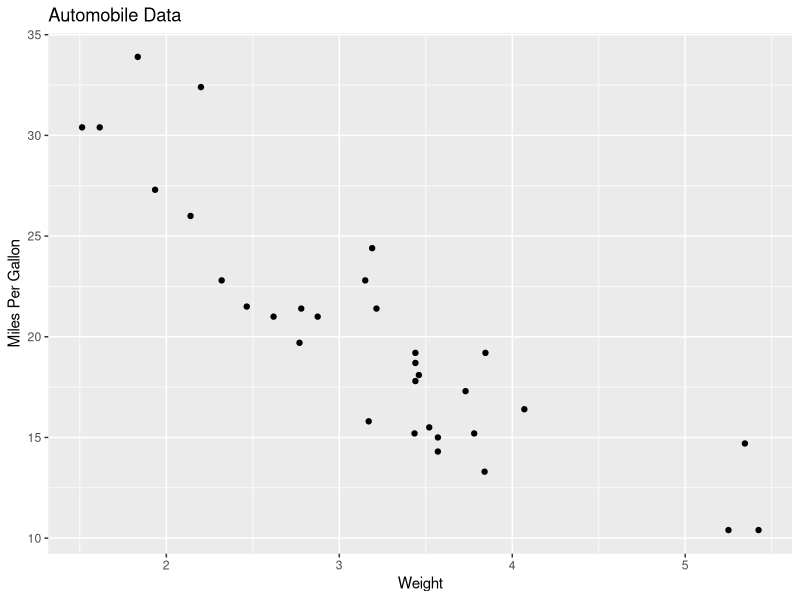
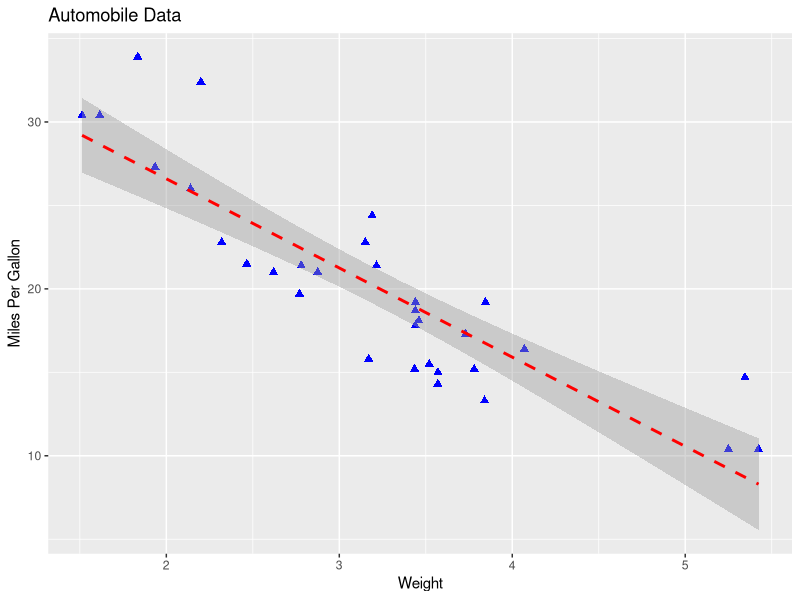
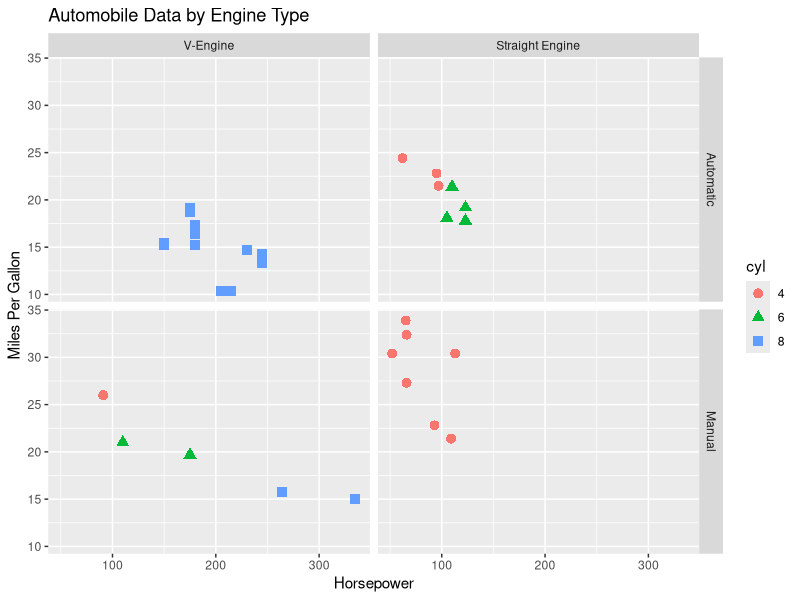
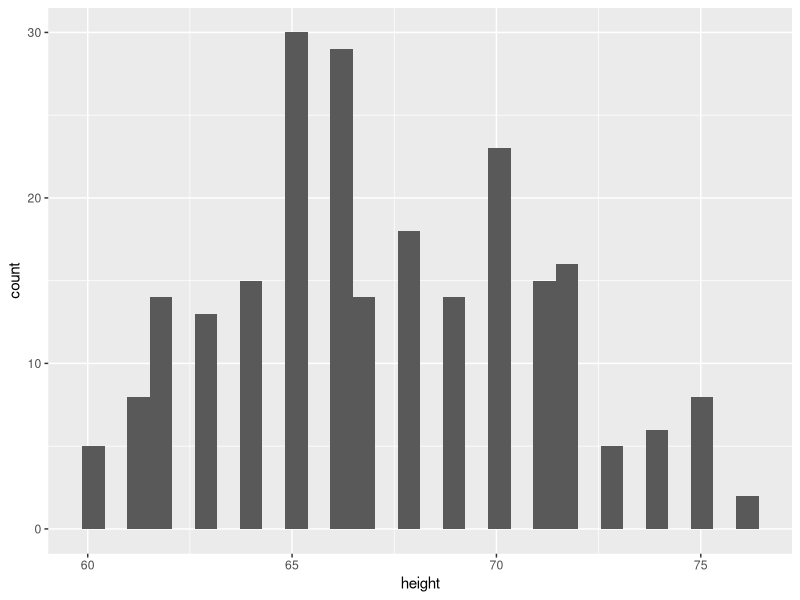
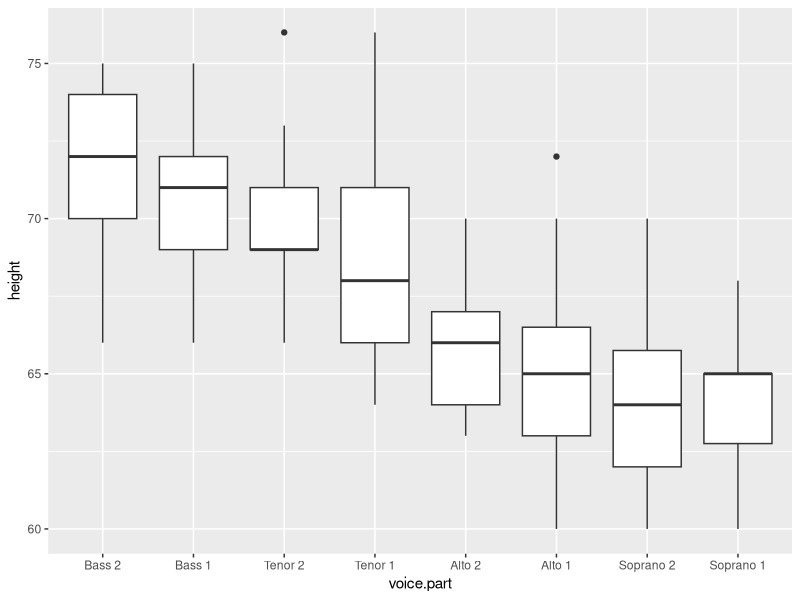
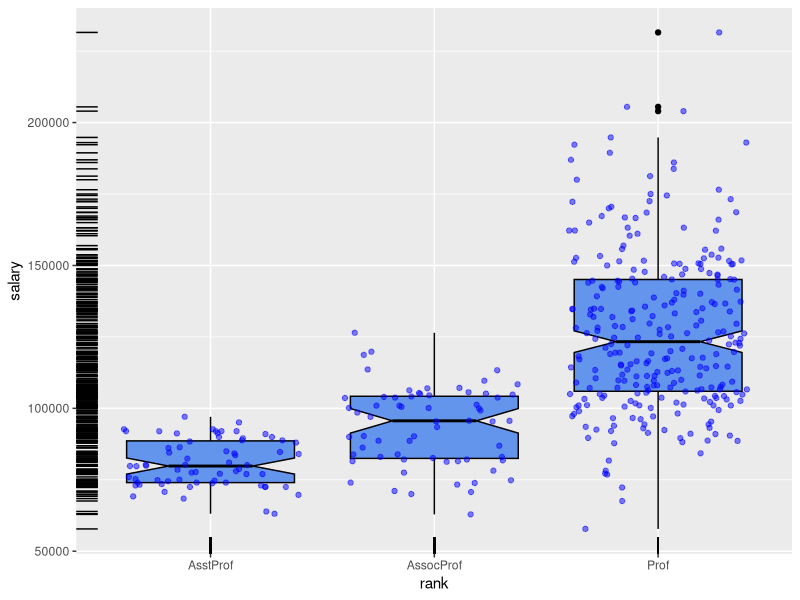
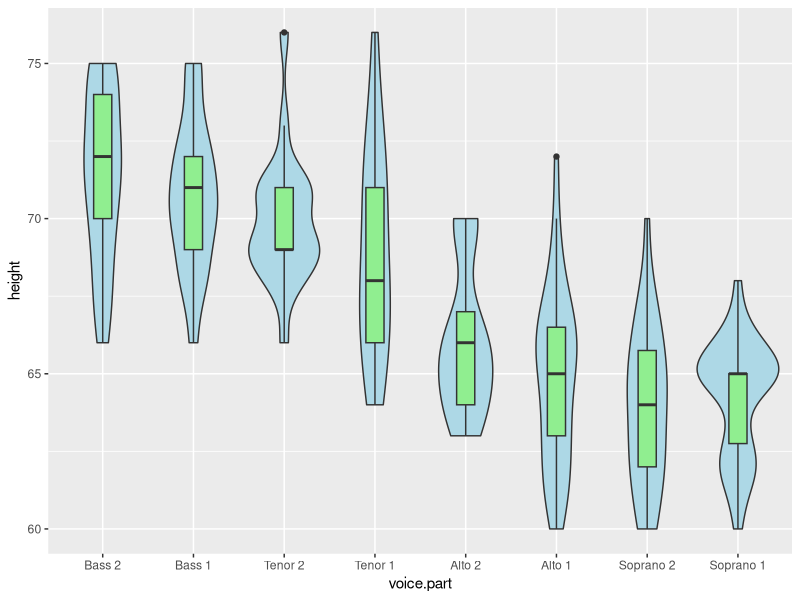
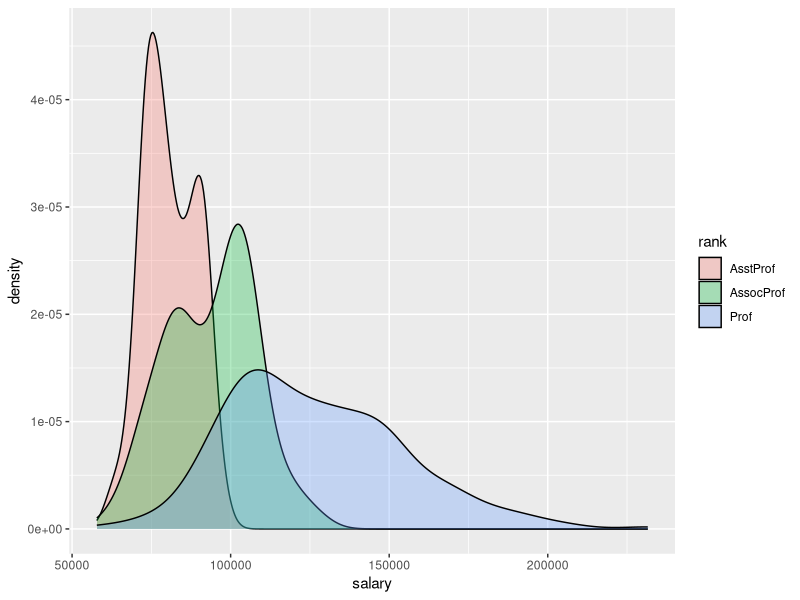

These charts were generated, in order, by the following R code:
#----------------------------------------------------------#
# R in Action (2nd ed): Chapter 19                         #
# Advanced graphics with ggplot2                           #
# requires packages ggplot2, RColorBrewer, gridExtra,      #
#   and car (for datasets)                                 #
install.packages(c("ggplot2", "gridExtra","RColorBrewer", "car"))                             #
#----------------------------------------------------------#

par(ask=TRUE)

# Basic scatterplot
library(ggplot2)
ggplot(data=mtcars, aes(x=wt, y=mpg)) +
  geom_point() +
  labs(title="Automobile Data", x="Weight", y="Miles Per Gallon")


# Scatter plot with additional options
library(ggplot2)
ggplot(data=mtcars, aes(x=wt, y=mpg)) +
  geom_point(pch=17, color="blue", size=2) +
  geom_smooth(method="lm", color="red", linetype=2) +
  labs(title="Automobile Data", x="Weight", y="Miles Per Gallon")


# Scatter plot with faceting and grouping
data(mtcars)
mtcars$am <- factor(mtcars$am, levels=c(0,1),
                    labels=c("Automatic", "Manual"))
mtcars$vs <- factor(mtcars$vs, levels=c(0,1),
                    labels=c("V-Engine", "Straight Engine"))
mtcars$cyl <- factor(mtcars$cyl)


library(ggplot2)
ggplot(data=mtcars, aes(x=hp, y=mpg,
                        shape=cyl, color=cyl)) +
  geom_point(size=3) +
  facet_grid(am~vs) +
  labs(title="Automobile Data by Engine Type",
       x="Horsepower", y="Miles Per Gallon")

# Using geoms
data(singer, package="lattice")
ggplot(singer, aes(x=height)) + geom_histogram()

ggplot(singer, aes(x=voice.part, y=height)) + geom_boxplot()

# install.packages("carData")
data(Salaries, package="carData")
library(ggplot2)
ggplot(Salaries, aes(x=rank, y=salary)) +
  geom_boxplot(fill="cornflowerblue",
               color="black", notch=TRUE)+
  geom_point(position="jitter", color="blue", alpha=.5)+
  geom_rug(side="l", color="black")


# Grouping
library(ggplot2)
data(singer, package="lattice")
ggplot(singer, aes(x=voice.part, y=height)) +
  geom_violin(fill="lightblue") +
  geom_boxplot(fill="lightgreen", width=.2)

data(Salaries, package="carData")
library(ggplot2)
ggplot(data=Salaries, aes(x=salary, fill=rank)) +
  geom_density(alpha=.3)

ggplot(Salaries, aes(x=yrs.since.phd, y=salary, color=rank,
                     shape=sex)) + geom_point()

ggplot(Salaries, aes(x=rank, fill=sex)) +
  geom_bar(position="stack") + labs(title='position="stack"')

ggplot(Salaries, aes(x=rank, fill=sex)) +
  geom_bar(position="dodge") + labs(title='position="dodge"')

ggplot(Salaries, aes(x=rank, fill=sex)) +
  geom_bar(position="fill") + labs(title='position="fill"')


# Placing options
ggplot(Salaries, aes(x=rank, fill=sex))+ geom_bar()

ggplot(Salaries, aes(x=rank)) + geom_bar(fill="red")

ggplot(Salaries, aes(x=rank, fill="red")) + geom_bar()


# Faceting
data(singer, package="lattice")
library(ggplot2)
ggplot(data=singer, aes(x=height)) +
  geom_histogram() +
  facet_wrap(~voice.part, nrow=4)

library(ggplot2)
ggplot(Salaries, aes(x=yrs.since.phd, y=salary, color=rank,
                     shape=rank)) + geom_point() + facet_grid(.~sex)

data(singer, package="lattice")
library(ggplot2)
ggplot(data=singer, aes(x=height, fill=voice.part)) +
  geom_density() +
  facet_grid(voice.part~.)


# Adding smoothed lines
data(Salaries, package="carData")
library(ggplot2)
ggplot(data=Salaries, aes(x=yrs.since.phd, y=salary)) +
  geom_smooth() + geom_point()

ggplot(data=Salaries, aes(x=yrs.since.phd, y=salary,
                          linetype=sex, shape=sex, color=sex)) +
  geom_smooth(method=lm, formula=y~poly(x,2),
              se=FALSE, size=1) +
  geom_point(size=2)


# Modifying axes
data(Salaries,package="carData")
library(ggplot2)
ggplot(data=Salaries, aes(x=rank, y=salary, fill=sex)) +
  geom_boxplot() +
  scale_x_discrete(breaks=c("AsstProf", "AssocProf", "Prof"),
                   labels=c("Assistant\nProfessor",
                            "Associate\nProfessor",
                            "Full\nProfessor")) +
  scale_y_continuous(breaks=c(50000, 100000, 150000, 200000),
                     labels=c("$50K", "$100K", "$150K", "$200K")) +
  labs(title="Faculty Salary by Rank and Sex", x="", y="")


# Legends
data(Salaries,package="carData")
library(ggplot2)
ggplot(data=Salaries, aes(x=rank, y=salary, fill=sex)) +
  geom_boxplot() +
  scale_x_discrete(breaks=c("AsstProf", "AssocProf", "Prof"),
                   labels=c("Assistant\nProfessor",
                            "Associate\nProfessor",
                            "Full\nProfessor")) +
  scale_y_continuous(breaks=c(50000, 100000, 150000, 200000),
                     labels=c("$50K", "$100K", "$150K", "$200K")) +
  labs(title="Faculty Salary by Rank and Gender",
       x="", y="", fill="Gender") +
  theme(legend.position=c(.1,.8))


# Scales
ggplot(mtcars, aes(x=wt, y=mpg, size=disp)) +
  geom_point(shape=21, color="black", fill="cornsilk") +
  labs(x="Weight", y="Miles Per Gallon",
       title="Bubble Chart", size="Engine\nDisplacement")

data(Salaries, package="carData")
ggplot(data=Salaries, aes(x=yrs.since.phd, y=salary, color=rank)) +
  scale_color_manual(values=c("orange", "olivedrab", "navy")) +
  geom_point(size=2)

ggplot(data=Salaries, aes(x=yrs.since.phd, y=salary, color=rank)) +
  scale_color_brewer(palette="Set1") + geom_point(size=2)

library(RColorBrewer)
display.brewer.all()


# Themes
data(Salaries, package="carData")
library(ggplot2)
mytheme <- theme(plot.title=element_text(face="bold.italic",
                                         size="14", color="brown"),
                 axis.title=element_text(face="bold.italic",
                                         size=10, color="brown"),
                 axis.text=element_text(face="bold", size=9,
                                        color="darkblue"),
                 panel.background=element_rect(fill="white",
                                               color="darkblue"),
                 panel.grid.major.y=element_line(color="grey",
                                                 linetype=1),
                 panel.grid.minor.y=element_line(color="grey",
                                                 linetype=2),
                 panel.grid.minor.x=element_blank(),
                 legend.position="top")

ggplot(Salaries, aes(x=rank, y=salary, fill=sex)) +
  geom_boxplot() +
  labs(title="Salary by Rank and Sex", 
       x="Rank", y="Salary") +
  mytheme


# Multiple graphs per page
data(Salaries, package="carData")
library(ggplot2)
p1 <- ggplot(data=Salaries, aes(x=rank)) + geom_bar()
p2 <- ggplot(data=Salaries, aes(x=sex)) + geom_bar()
p3 <- ggplot(data=Salaries, aes(x=yrs.since.phd, y=salary)) + geom_point()

library(gridExtra)
grid.arrange(p1, p2, p3, ncol=3)


# Saving graphs
ggplot(data=mtcars, aes(x=mpg)) + geom_histogram()
ggsave(file="mygraph.pdf")

